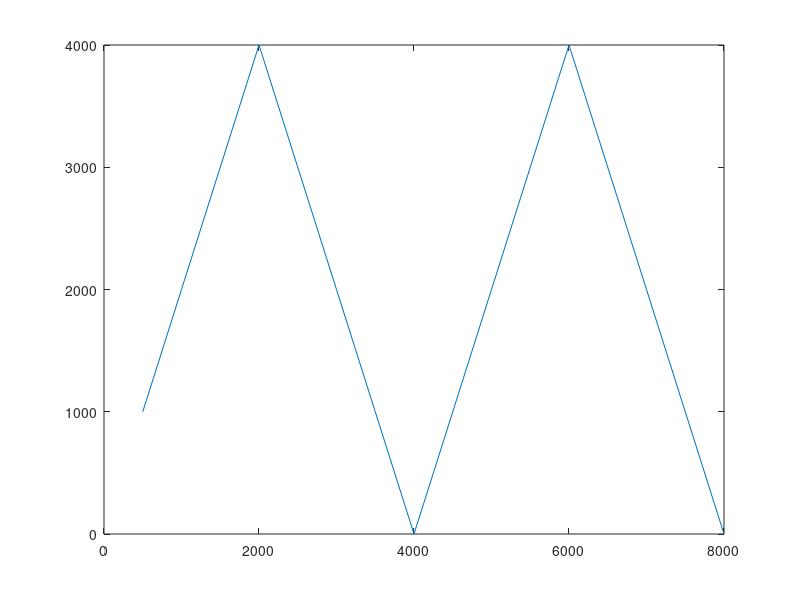

Recreate this plot in MATLAB.
in = [500, 1000, 2000, 2700, 3000, 3500, 4000, 5000, 5400, 6000, 6100, 7000, 8000]
out = [1000, 2000, 4000, 2600, 2000, 1000, 0, 2000, 2800, 4000, 3800, 2000, 0]

plot (in, out)